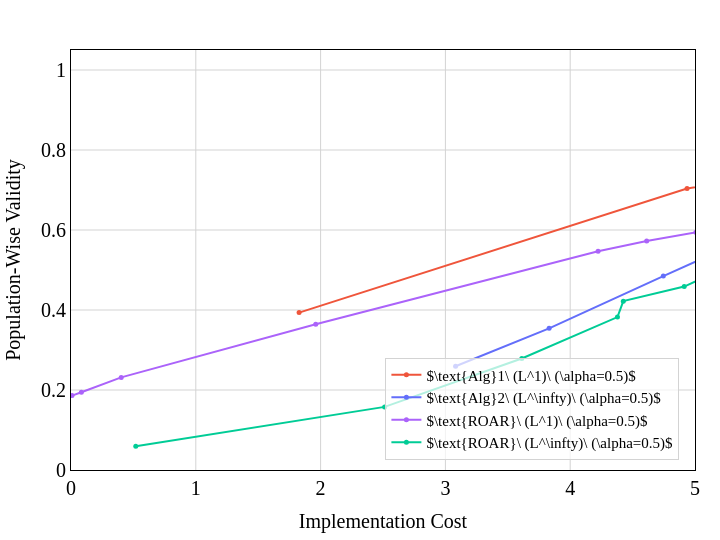

Here is the notebook cell this chart was saved with:
### Code cell
should_plot_frontier = False
fig = plotFigures(df_results_avg, params, should_plot_frontier)

print(f'{params["data"]}  |  {params["base_model"].upper()}')
fig.show()

### Figure 1 — Plotly figure (JSON) as saved in the notebook; plotly's stock layout.template omitted (floating-point values rounded to 4 significant figures)
{"data": [{"customdata": [0.004, 0.01, 0.04, 0.1, 0.3], "hovertemplate": "Cost: %{x}<br>Validity: %{y}<br>lambda: %{customdata}", "marker": {"color": "#EF553B", "size": 5}, "mode": "lines+markers", "name": "$\\text{Alg}1\\ (L^1)\\ (\\alpha=0.5)$", "showlegend": true, "type": "scatter", "x": [19.32, 14.33, 7.433, 4.936, 1.828], "y": [0.9789, 0.9476, 0.8234, 0.7038, 0.3934]}, {"customdata": [0.004, 0.008, 0.01, 0.02, 0.03, 0.04, 0.05, 0.06, 0.07, 0.08, 0.09, 0.1, 0.2, 0.3, 0.4, 0.5], "hovertemplate": "Cost: %{x}<br>Validity: %{y}<br>lambda: %{customdata}", "marker": {"color": "#636EFA", "size": 5}, "mode": "lines+markers", "name": "$\\text{Alg}2\\ (L^\\infty)\\ (\\alpha=0.5)$", "showlegend": true, "type": "scatter", "x": [5.698, 5.698, 5.698, 5.698, 5.607, 5.607, 5.607, 5.607, 5.607, 5.521, 5.464, 5.356, 5.117, 4.746, 3.831, 3.081], "y": [0.5682, 0.5682, 0.5682, 0.5682, 0.567, 0.567, 0.567, 0.567, 0.567, 0.5634, 0.5608, 0.5553, 0.5365, 0.4847, 0.3541, 0.2592]}, {"customdata": [0.004, 0.008, 0.01, 0.02, 0.03, 0.04, 0.05, 0.06, 0.07, 0.08, 0.09, 0.1, 0.2, 0.3, 0.4, 0.5], "hovertemplate": "Cost: %{x}<br>Validity: %{y}<br>lambda: %{customdata}", "marker": {"color": "#AB63FA", "size": 5}, "mode": "lines+markers", "name": "$\\text{ROAR}\\ (L^1)\\ (\\alpha=0.5)$", "showlegend": true, "type": "scatter", "x": [9.545, 9.111, 8.897, 8.101, 7.542, 7.096, 6.531, 5.949, 5.381, 5.007, 4.613, 4.224, 1.961, 0.4023, 0.08299, 0.008232], "y": [0.7545, 0.7418, 0.7358, 0.7177, 0.7002, 0.6822, 0.6595, 0.6366, 0.6093, 0.594, 0.5727, 0.5471, 0.3643, 0.2315, 0.1943, 0.186]}, {"customdata": [0.004, 0.008, 0.01, 0.02, 0.03, 0.04, 0.05, 0.06, 0.07, 0.08, 0.09, 0.1, 0.2, 0.3, 0.4, 0.5], "hovertemplate": "Cost: %{x}<br>Validity: %{y}<br>lambda: %{customdata}", "marker": {"color": "#00CC96", "size": 5}, "mode": "lines+markers", "name": "$\\text{ROAR}\\ (L^\\infty)\\ (\\alpha=0.5)$", "showlegend": true, "type": "scatter", "x": [5.641, 5.591, 5.593, 5.453, 5.357, 5.328, 5.259, 5.17, 5.183, 5.063, 4.914, 4.426, 4.379, 3.612, 2.513, 0.519], "y": [0.5584, 0.5522, 0.5525, 0.5307, 0.515, 0.5155, 0.512, 0.4958, 0.4999, 0.4799, 0.4585, 0.4222, 0.3823, 0.2787, 0.1578, 0.05923]}], "layout": {"height": 540, "legend": {"bgcolor": "rgba(255, 255, 255, 0.7)", "bordercolor": "lightgrey", "borderwidth": 1, "entrywidth": 100.5, "font": {"color": "black", "family": "Times New Roman", "size": 15}, "orientation": "v", "x": 0.975, "xanchor": "right", "y": 0.025}, "margin": {"b": 25, "l": 25, "r": 25, "t": 50}, "paper_bgcolor": "white", "plot_bgcolor": "white", "width": 720, "xaxis": {"gridcolor": "lightgrey", "linecolor": "black", "mirror": true, "range": [0, 5], "showline": true, "tickfont": {"color": "black", "family": "Times New Roman", "size": 20}, "title": {"font": {"color": "black", "family": "Times New Roman", "size": 20}, "text": "Implementation Cost"}, "zerolinecolor": "lightgrey", "zerolinewidth": 1}, "yaxis": {"gridcolor": "lightgrey", "linecolor": "black", "mirror": true, "range": [0, 1.05], "showline": true, "tickfont": {"color": "black", "family": "Times New Roman", "size": 20}, "title": {"font": {"color": "black", "family": "Times New Roman", "size": 20}, "text": "Population-Wise Validity"}, "zerolinecolor": "lightgrey", "zerolinewidth": 1}}}
